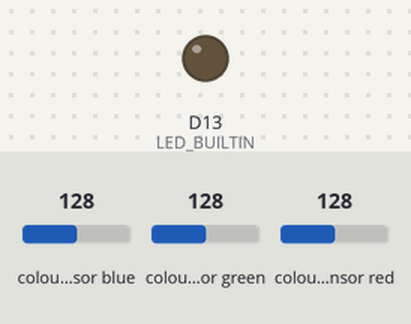
The sketch below on a simulated Arduino Nano 33 BLE. Parts: output pins drawn as LEDs (lit = HIGH). The inputs (shaded band) are chosen by the test bench; at power-on: colour sensor blue 128, colour sensor green 128, colour sensor red 128. What the sketch prints to the serial monitor is not drawn.

Above: at 1.05 s.
Timing chart, 0 to 4.0 s (numbered marks = the images above):
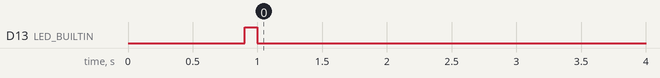

The sketch:

model1_dataCap.ino
```cpp
#include <Arduino_APDS9960.h>

const int total_Sample = 50;   // total number of voice instance

int sample_Num = 0;
unsigned long lastUpdate = 0;

void setup() {

  pinMode(LED_BUILTIN, OUTPUT);
  Serial.begin(9600);
  while (!Serial);

  if (!APDS.begin()) {
    Serial.println("Error initializing APDS9960 sensor!");
  }

  delay(900);
  digitalWrite(LED_BUILTIN, HIGH);
  delay(100);
  digitalWrite(LED_BUILTIN, LOW);

  Serial.println("$~~~~~Starting Color Detection~~~~~$");
  Serial.println("R,G,B");
}
void loop() {
  int r = 0, g = 0, b = 0;

  while (sample_Num < total_Sample ){
    if (APDS.colorAvailable()) {
      APDS.readColor(r, g, b);

      if (millis() - lastUpdate > 500) {
        lastUpdate = millis();

        Serial.print(r);
        Serial.print(',');
        Serial.print(g);
        Serial.print(',');
        Serial.print(b);
        Serial.println();

        sample_Num++;
      }
    }
    if (sample_Num == total_Sample){
      Serial.println();
      while (1) {
      delay(100);
      digitalWrite(LED_BUILTIN, HIGH);
      delay(100);
      digitalWrite(LED_BUILTIN, LOW);
      }
    }
  }
}
```

Measured:
- by itself, D13 (LED_BUILTIN): repeats every 0.20 s: HIGH 0.10 s, LOW 0.10 s
